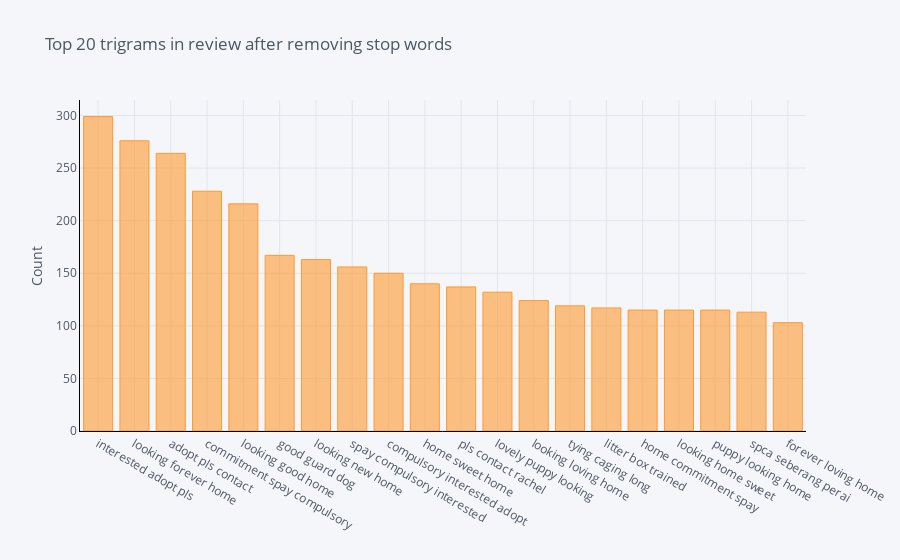

Notebook cell for this chart:
### Code cell
common_words = get_top_n_bigram(npf['Description'],ng=3 , n = 20)
df4 = pd.DataFrame(common_words, columns = ['ReviewText' , 'count'])
df4.groupby('ReviewText').sum()['count'].sort_values(ascending=False).iplot(
    kind='bar', yTitle='Count', linecolor='black', title='Top 20 trigrams in review after removing stop words')

### Figure 1 — Plotly figure (JSON) as saved in the notebook; plotly's stock layout.template omitted (floating-point values rounded to 4 significant figures)
{"data": [{"marker": {"color": "rgba(255, 153, 51, 0.6)", "line": {"color": "rgba(255, 153, 51, 1.0)", "width": 1}}, "name": "count", "orientation": "v", "text": "", "type": "bar", "x": ["interested adopt pls", "looking forever home", "adopt pls contact", "commitment spay compulsory", "looking good home", "good guard dog", "looking new home", "spay compulsory interested", "compulsory interested adopt", "home sweet home", "pls contact rachel", "lovely puppy looking", "looking loving home", "tying caging long", "litter box trained", "home commitment spay", "looking home sweet", "puppy looking home", "spca seberang perai", "forever loving home"], "y": [299, 276, 264, 228, 216, 167, 163, 156, 150, 140, 137, 132, 124, 119, 117, 115, 115, 115, 113, 103]}], "layout": {"legend": {"bgcolor": "#F5F6F9", "font": {"color": "#4D5663"}}, "paper_bgcolor": "#F5F6F9", "plot_bgcolor": "#F5F6F9", "title": {"font": {"color": "#4D5663"}, "text": "Top 20 trigrams in review after removing stop words"}, "xaxis": {"gridcolor": "#E1E5ED", "linecolor": "black", "showgrid": true, "tickfont": {"color": "#4D5663"}, "title": {"font": {"color": "#4D5663"}, "text": ""}, "zerolinecolor": "#E1E5ED"}, "yaxis": {"gridcolor": "#E1E5ED", "linecolor": "black", "showgrid": true, "tickfont": {"color": "#4D5663"}, "title": {"font": {"color": "#4D5663"}, "text": "Count"}, "zerolinecolor": "#E1E5ED"}}}
